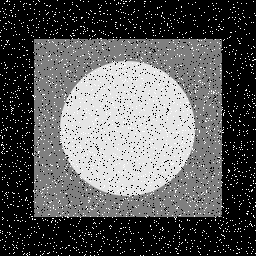
%> input picture Prácticas/Práctica 3/Entrega/Fig5.04(i).jpg, 256 x 256 px
$ octave Ejercicio_7a.m   (GNU Octave 9; MATLAB toolbox functions it lacks are replaced by stand-ins)
%> lines starting %> are read from the running program, lines starting %| are printed output that depends on the picture
I = imread('Fig5.04(i).jpg');
%> I is the input picture: size 256x256 uint8; min 0, max 255, mean 90.9


% Añadir ruido "Sal y Pimienta"
I = imnoise(I, 'salt & pepper', 0.02);

figure, imshow(I);      % Mucho ruido
figure, imhist(I);
%> after `imhist(I)`:
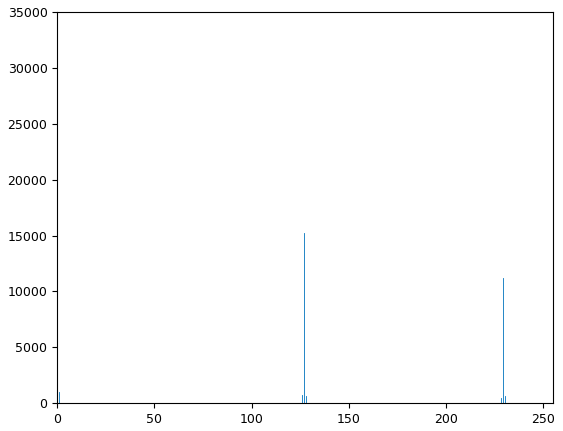
%> figure redrawn from the program's plot data; highest point at x = 0, y = 31241


% Igualar el histograma
[J,T] = histeq(I);
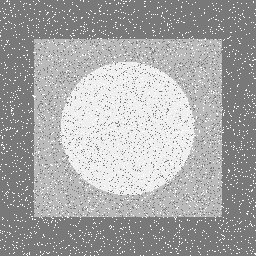
%> J: size 256x256 uint8; min 121, max 255, mean 167.1
%> T = 256 values from 0.476 to 1
plot((0:255)/255, T);   % Transformación (igualación)
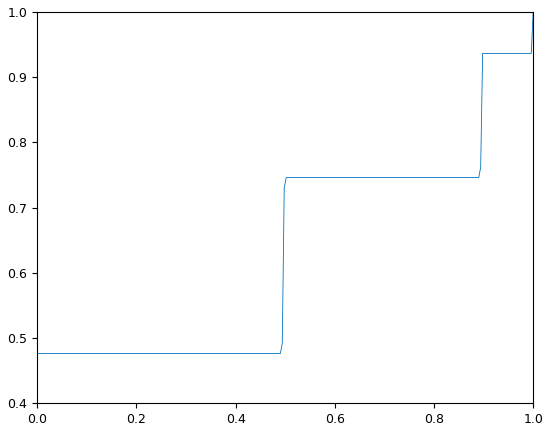
%> figure redrawn from the program's plot data; curve peaks at x = 1, y = 1

figure, imshow(J);      % Un poco de ruido
figure, imhist(J);


% Eliminar el ruido: filtro mediana (3x3)
F3 = medfilt2(J,[3 3]);
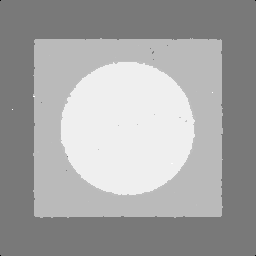
%> F3: size 256x256 uint8; min 0, max 255, mean 165.5

figure, imshow(F3);     % Ruido filtrado
figure, imhist(F3);


% Eliminar el ruido: filtro mediana
g = fspecial('average', [5 5]);

M = filter2(g,J)/255;
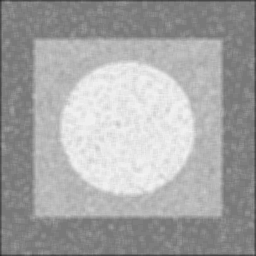
%> M: size 256x256 double; min 0.171, max 0.95, mean 0.65

figure, imshow(M);
figure, imhist(M);
%> after `imhist(M)`:
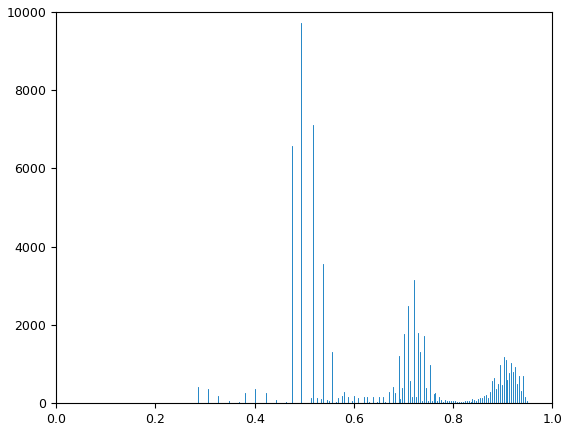
%> figure redrawn from the program's plot data; highest point at x = 0.494, y = 9725

% Puede apreciarse que la figura corrige en gran medida el ruido
% "Sal y Pimienta" usando el filtro mediana 3x3, mientras que con el filtro
% mediana normal no funciona tan bien

% Esto puede deberse a que como la imagen presenta varias figuras de
% colores sólidos, funciona mejor con un filtro que funciona en zonas
% pequeñas (3x3) que usando el valor genérico de la mediana de toda la
% imagen
